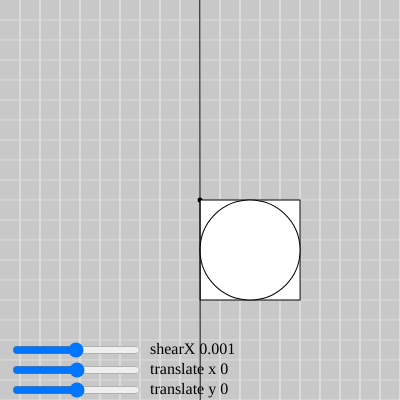
Frame 1 (no input)
Frame 60 (no input): identical to frame 1, image omitted
Frame 120 (the mouse pressed at the canvas centre since frame 60): identical to frame 1, image omitted

The p5.js sketch that drew this single still picture (run headless with seeded random() and noise() and a simulated clock; from frame 60 on, the mouse is pressed at the canvas centre):

// p5.js sketch
// ── sketch.js
/*
	shearY visualizer
*/

// global translate values
var x = 0;
var y = 0;
var s = 0.001; // shear value
var w = 100; // size 

function setup() {
  createCanvas(400, 400);
	setupGraphics();
	createSlider(-width, width, x).input(function() {
		x = this.value();
	}).position(10, height - 40);
	
	createSlider(-height, height, y).input(function() {
		y = this.value();
	}).position(10, height - 20);
	
	createSlider(-PI, PI, s, 0.01).input(function() {
		s = this.value();
	}).position(10, height - 60);
}

function draw() {
  grid(20);
	
	fill(0); noStroke();
	text('shearX ' + s, 150, height - 50);
	text('translate x ' + x, 150, height - 30);
	text('translate y ' + y, 150, height - 10);
	
	/*
		moving the rectangle away from the origin point
		changes the angle that shear is applied
	*/
	
	fill(0);
	translate(200, 200);
	ellipse(0, 0, 5);

	
	fill(255);
	push();
	shearX(s);
	stroke(0);
	rect(x, y, w, w);
	ellipse(x + w/2, y + w/2, w, w);
	line(0, height, 0, -height);
	pop();
	
	noFill(); stroke(0);
	arc(0, 0, w, w, HALF_PI - s, HALF_PI);

}

const u = 20; // one unit = 20 px
var p, pa, g, ga;

function setupGraphics() {
	textSize(16);
	textAlign(LEFT, CENTER);
	textFont('menlo');
	g = color(255, 215, 0);
	p = color(100, 100, 220);
	ga = color(255, 215, 0, 127);
	pa = color(100, 100, 220, 127);
}

function displayMousePosition() {
	noStroke(); fill(0);
	text('x: ' + mouseX, u/2, u);
	text('y: ' + mouseY, u/2, u * 2);
}

function grid(unit) {
	background(200);
	stroke(220);
	strokeWeight(1);
	let x = unit,
		y = unit;
	const columnNum = width / unit;
	const rowNum = height / unit;
	for (let col = 1; col <= columnNum; col++) {
		for (let row = 1; row <= columnNum; row++) {
			line(x, 0, x, height);
			x += unit;
		}
		line(0, y, width, y);
		x = unit;
		y += unit;
	}
	stroke('black'); // reset stroke
}
